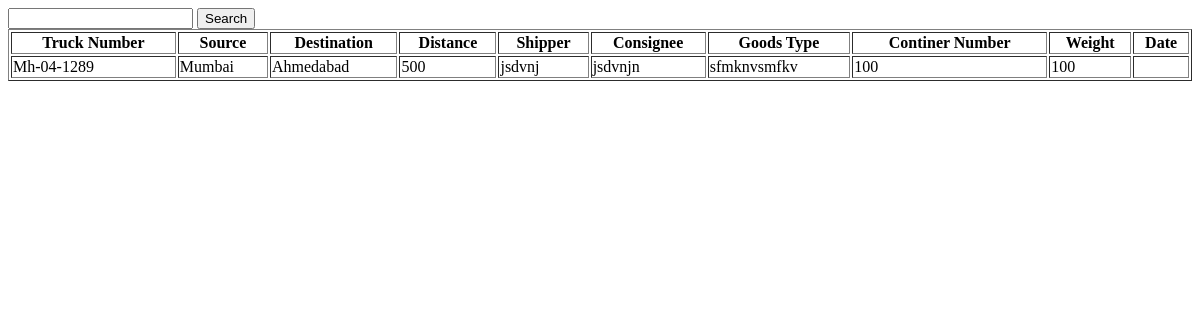
/logistics/view_trips/, run on an earlier commit of the app's database.
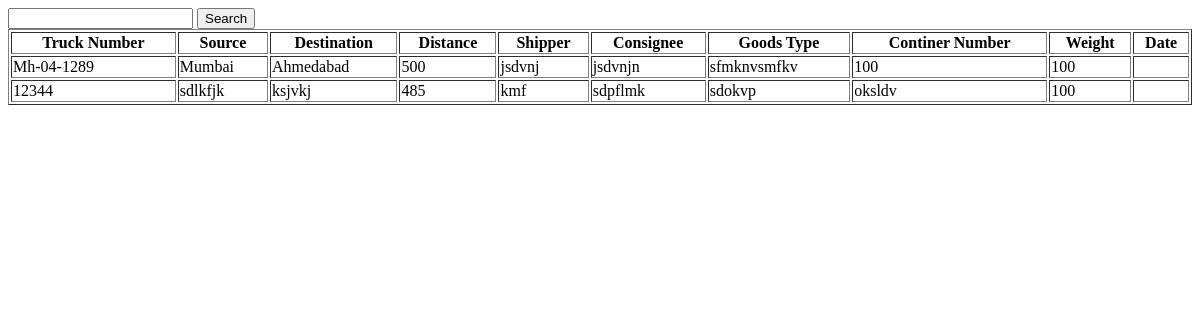
And on a later commit of the database.
### logistics/models.py (models this page shows, shortened)
class Trip (models.Model):
	truck_registration_number = models.ForeignKey(Truck,on_delete=models.CASCADE)
	trip_source = models.CharField(max_length=50,blank=True)
	trip_destination = models.CharField(max_length=50,blank=True)
	trip_distance = models.IntegerField(blank=True)
	trip_shipper = models.CharField(max_length=50,blank=True)
	trip_consignee = models.CharField(max_length=50,blank=True)
	trip_goods_type = models.CharField(max_length=50,blank=True)
	trip_container_number = models.CharField(max_length=50,blank=True)
	trip_weight = models.IntegerField(default=100)
	trip_start_date = models.DateField(default=datetime.date.today)
	trip_end_date = models.DateField(default=datetime.date.today)

class Truck (models.Model):
	truck_registration_number = models.CharField(max_length=20,primary_key=True)
	truck_driver = models.CharField(max_length=50)
	truck_type_choices = (('Semi-trailer','SEMI-TRAILER'),('Trailer','TRAILER'),('Box-Body','BOX-BODY'))
	truck_type = models.CharField(max_length=20,choices=truck_type_choices,default='TRAILER')
	def __str__(self):
		return self.truck_registration_number

### logistics/views.py (the view)
# urls.py: url(r'view_trips/$', views.view_trips, name='view_trips'),
def view_trips (request):
	if 'query' in request.GET and request.GET['query']:
		q = request.GET['query']
		trips = []
		trips = list(Trip.objects.filter(truck_registration_number__truck_registration_number__icontains=q)) + list(Trip.objects.filter(trip_source__icontains=q)) + list(Trip.objects.filter(trip_destination__icontains=q)) + list(Trip.objects.filter(trip_date__icontains=q))
	else:
		trips = Trip.objects.all()
	return render(request,'logistics/view_trips.html',{'trips':trips})

### logistics/templates/logistics/view_trips.html (shortened to what this page needs)
<!DOCTYPE html>
<html>
<head>
</head>
<body>
	<form action="" method="get">
        <input type="text" name="query">
        <input type="submit" value="Search">
    </form>
	<table border="1" style="width:100%">
		<tr>
		    <th>Truck Number</th>
		    <th>Source</th>
		    <th>Destination</th>
		    <th>Distance</th>
		    <th>Shipper</th>
		    <th>Consignee</th>
		    <th>Goods Type</th>
		    <th>Continer Number</th>
		    <th>Weight</th>
		    <th>Date</th>
	  	</tr>
		{% for trip in trips %}
	  	<tr>
		    <td>{{trip.truck_registration_number}}</td>
		    <td>{{trip.trip_source}}</td>
		    <td>{{trip.trip_destination}}</td>
		    <td>{{trip.trip_distance}}</td>
		    <td>{{trip.trip_shipper}}</td>
		    <td>{{trip.trip_consignee}}</td>
		    <td>{{trip.trip_goods_type}}</td>
		    <td>{{trip.trip_container_number}}</td>
		    <td>{{trip.trip_weight}}</td>
		    <td>{{trip.trip_date}}</td>
	  	</tr>
	  	{% endfor %}
	</table>
</body>
</html>

What changed in the data, as far as the page shows it:
added Trip: truck_registration_number "12344", trip_source "sdlkfjk", trip_destination "ksjvkj", trip_distance "485", trip_shipper "kmf", trip_consignee "sdpflmk", trip_goods_type "sdokvp", trip_container_number "oksldv", trip_weight "100"
